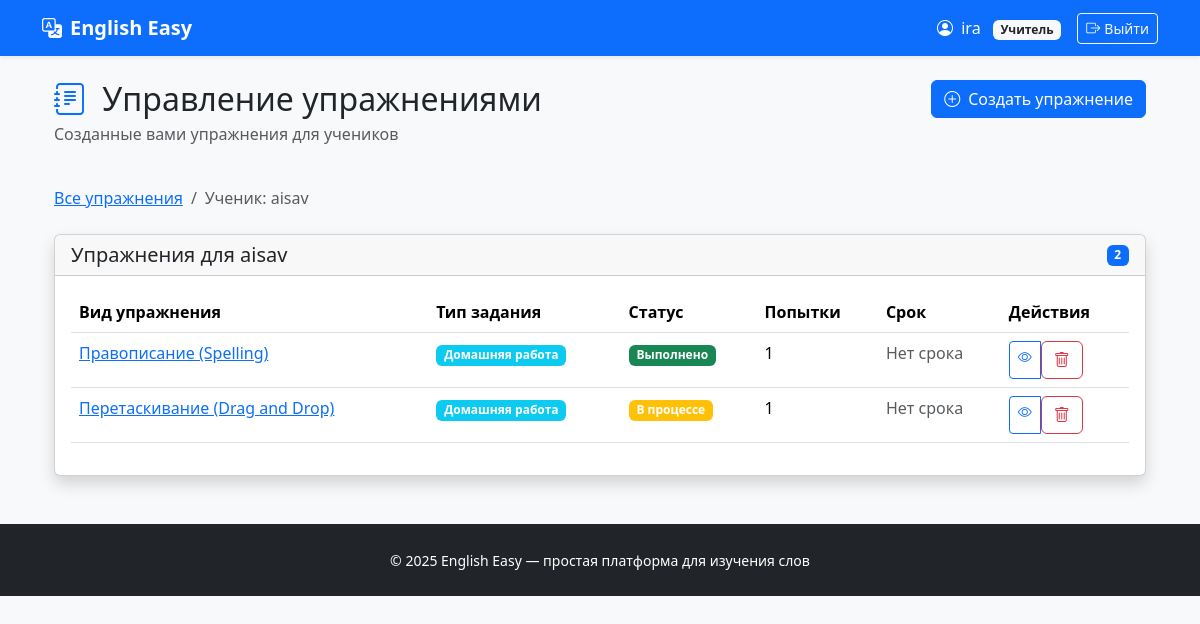
Page /exercises/teacher/1/ (signed in) on the committed database.
### users/models.py (models this page shows, shortened)
class User(AbstractUser):
    ROLE_CHOICES = (
        ('teacher', 'Учитель'),
        ('student', 'Ученик'),
    )
    role = models.CharField(max_length=10, choices=ROLE_CHOICES, default='student')
    def is_teacher(self):
        return self.role == 'teacher'

### exercises/models.py (models this page shows, shortened)
class Exercise(models.Model):
    ASSIGNMENT_TYPE_CHOICES = [
        ('homework', 'Домашняя работа'),
        ('classwork', 'Работа на уроке'),
        ('test', 'Контрольная работа'),
    ]
    STATUS_CHOICES = [
        ('not_started', 'Не начато'),
        ('in_progress', 'В процессе'),
        ('completed', 'Выполнено'),
        ('graded', 'Проверено'),
    ]
    description = models.TextField('Описание', blank=True)
    student = models.ForeignKey(
        settings.AUTH_USER_MODEL,
        on_delete=models.CASCADE,
        related_name='exercises',
        limit_choices_to={'role': 'student'},
        verbose_name='Ученик'
    )
    teacher = models.ForeignKey(
        settings.AUTH_USER_MODEL,
        on_delete=models.CASCADE,
        related_name='created_exercises',
        limit_choices_to={'role': 'teacher'},
        verbose_name='Учитель'
    )
    assignment_type = models.CharField(
        'Тип задания',
        max_length=20,
        choices=ASSIGNMENT_TYPE_CHOICES,
        default='homework'
    )
    status = models.CharField(
        'Статус',
        max_length=20,
        choices=STATUS_CHOICES,
        default='not_started'
    )
    attempts = models.IntegerField('Количество попыток', default=0)
    created_at = models.DateTimeField('Создано', auto_now_add=True)
    updated_at = models.DateTimeField('Обновлено', auto_now=True)
    due_date = models.DateTimeField('Срок выполнения', null=True, blank=True)
    completed_at = models.DateTimeField('Завершено', null=True, blank=True)
    teacher_comment = models.TextField('Комментарий учителя', blank=True)
    exercise_type = models.CharField('Тип упражнения', max_length=50, default='spelling_drag_drop')
    class Meta:
        verbose_name = 'Упражнение'
        verbose_name_plural = 'Упражнения'
        ordering = ['-created_at']
    def get_concrete_exercise(self):
        if self.exercise_type == 'spelling_drag_drop':
            return self.spellingdragdropexercise
        elif self.exercise_type == 'letter_soup':
            return self.lettersoupexercise
        return None

class SpellingDragDropExercise(models.Model):
    EXERCISE_TYPE_CHOICES = [
        ('spelling', 'Правописание (Spelling)'),
        ('drag_and_drop', 'Перетаскивание (Drag and Drop)'),
    ]
    exercise = models.OneToOneField(
        Exercise,
        on_delete=models.CASCADE,
        related_name='spellingdragdropexercise',
        primary_key=True
    )
    type = models.CharField(
        'Тип упражнения',
        max_length=20,
        choices=EXERCISE_TYPE_CHOICES,
        default='spelling'
    )
    pairs = models.JSONField('Пары слов', default=list)
    shuffle_letters = models.BooleanField('Перемешивать буквы', default=True)
    show_hints = models.BooleanField('Показывать подсказки', default=True)
    class Meta:
        verbose_name = 'Spelling/Drag & Drop упражнение'
        verbose_name_plural = 'Spelling/Drag & Drop упражнения'

### exercises/views.py (the view, shortened to what this page needs)
# urls.py: path('teacher/', views.teacher_exercises_list, name='teacher_exercises'),
@login_required
def teacher_exercises_list(request, student_id=None):
    if not request.user.is_teacher():
        return redirect('dashboard:home')
    exercises = Exercise.objects.filter(teacher=request.user)
    if student_id:
        student = get_object_or_404(User, id=student_id, role='student')
        exercises = exercises.filter(student=student)
    else:
        student = None
    students_with_exercises = []
    return render(request, 'exercises/list.html', {
        'exercises': exercises,
        'student': student,
        'students_with_exercises': students_with_exercises,
        'show_student_column': not student_id,
    })

### exercises/templates/exercises/list.html (shortened to what this page needs)
{% extends 'base.html' %}
{% block content %}
    <div class="container-fluid">
        <div class="row mb-4">
            <div class="col">
                <h1 class="h2 mb-1">
                    <i class="bi bi-journal-text text-primary me-2"></i>
                    Управление упражнениями
                </h1>
                <p class="text-muted">Созданные вами упражнения для учеников</p>
            </div>
            <div class="col-auto">
                <a href="{% url 'exercises:create_exercise' %}" class="btn btn-primary">
                    <i class="bi bi-plus-circle me-2"></i>Создать упражнение
                </a>
            </div>
        </div>
        {% if student %}
            <nav aria-label="breadcrumb" class="mb-4">
                <ol class="breadcrumb">
                    <li class="breadcrumb-item">
                        <a href="{% url 'exercises:teacher_exercises' %}">Все упражнения</a>
                    </li>
                    <li class="breadcrumb-item active">
                        Ученик: {{ student.get_full_name|default:student.username }}
                    </li>
                </ol>
            </nav>
        {% endif %}
        {% if students_with_exercises %}
            <div class="row">
                {% for item in students_with_exercises %}
                    <div class="col-md-6 col-lg-4 mb-4">
                        <div class="card h-100 shadow-sm">
                            <div class="card-header bg-light">
                                <h5 class="mb-0">{{ item.student.get_full_name|default:item.student.username }}</h5>
                            </div>
                            <div class="card-body">
                                <div class="mb-3">
                                    <div class="row text-center">
                                        <div class="col-4">
                                            <div class="h3 mb-0">{{ item.count }}</div>
                                            <small class="text-muted">Всего</small>
                                        </div>
                                        <div class="col-4">
                                            <div class="h3 mb-0 text-success">{{ item.completed }}</div>
                                            <small class="text-muted">Выполнено</small>
                                        </div>
                                        <div class="col-4">
                                            <div class="h3 mb-0 text-primary">{{ item.graded }}</div>
                                            <small class="text-muted">Проверено</small>
                                        </div>
                                    </div>
                                </div>
                                {% if item.exercises %}
                                    <div class="list-group list-group-flush">
                                        {% for exercise in item.exercises|slice:":3" %}
                                            <a href="{% url 'exercises:exercise_detail' exercise.id %}"
                                               class="list-group-item list-group-item-action">
                                                <div class="d-flex justify-content-between">
                                                    <span>{{ exercise.get_exercise_type_display }}</span>
                                                    <span class="badge bg-{{ exercise.status }}">
                                                    {{ exercise.get_status_display }}
                                                </span>
                                                </div>
                                            </a>
                                        {% endfor %}
                                    </div>
                                {% else %}
                                    <p class="text-muted text-center py-3">Нет упражнений</p>
                                {% endif %}
                            </div>
                            <div class="card-footer bg-transparent">
                                <a href="{% url 'exercises:teacher_exercises_for_student' item.student.id %}"
                                   class="btn btn-sm btn-outline-primary w-100">
                                    Показать все
                                </a>
                            </div>
                        </div>
                    </div>
                {% endfor %}
            </div>
        {% else %}
            <div class="card shadow">
                <div class="card-header d-flex justify-content-between align-items-center">
                    <h5 class="mb-0">
                        Упражнения для
                        {% if student %}
                            {{ student.get_full_name|default:student.username }}
                        {% else %}
                            всех учеников
                        {% endif %}
                    </h5>
                    <span class="badge bg-primary">{{ exercises.count }}</span>
                </div>
                <div class="card-body">
                    {% if exercises %}
                        <div class="table-responsive">
                            <table class="table table-hover">
                                <thead>
                                <tr>
                                    <th>Вид упражнения</th>
                                    <th>Тип задания</th>
                                    <th>Статус</th>
                                    <th>Попытки</th>
                                    <th>Срок</th>
                                    <th>Действия</th>
                                </tr>
                                </thead>
                                <tbody>
                                {% for exercise in exercises %}
                                    <tr>
                                        <td>
                                            <a href="{% url 'exercises:exercise_detail' exercise.id %}">
                                                {% if exercise.exercise_type == 'spelling_drag_drop' %}
                                                    {% with exercise.get_concrete_exercise as concrete %}
                                                        {{ concrete.get_type_display }}
                                                    {% endwith %}
                                                {% elif exercise.exercise_type == 'letter_soup' %}
                                                    Буквенный суп
                                                {% else %}
                                                    {{ exercise.exercise_type }}
                                                {% endif %}
                                            </a>
                                        </td>
                                        <td>
                                            <span class="badge bg-info">
                                                {{ exercise.get_assignment_type_display }}
                                            </span>
                                        </td>
                                        <td>
                                            <span class="badge bg-{{ exercise.status }}"
                                                  id="status-{{ exercise.id }}">
                                                {{ exercise.get_status_display }}
                                            </span>
                                        </td>
                                        <td>
                                            {{ exercise.attempts }}
                                        </td>
                                        <td>
                                            {% if exercise.due_date %}
                                                {% if exercise.is_overdue %}
                                                    <span class="text-danger">
                                                        {{ exercise.due_date|date:"d.m.Y H:i" }}
                                                    </span>
                                                {% else %}
                                                    {{ exercise.due_date|date:"d.m.Y H:i" }}
                                                {% endif %}
                                            {% else %}
                                                <span class="text-muted">Нет срока</span>
                                            {% endif %}
                                        </td>
                                        <td>
                                            <div class="btn-group btn-group-sm">
                                                <a href="{% url 'exercises:exercise_detail' exercise.id %}"
                                                   class="btn btn-outline-primary" title="Просмотр">
                                                    <i class="bi bi-eye"></i>
                                                </a>
                                                <form method="post"
                                                      action="{% url 'exercises:delete_exercise' exercise.id %}"
                                                      class="d-inline"
                                                      onsubmit="return confirm('Вы уверены, что хотите удалить это упражнение?')">
                                                    <button type="submit"
                                                            class="btn btn-outline-danger"
                                                            title="Удалить">
                                                        <i class="bi bi-trash"></i>
                                                    </button>
                                                </form>
                                            </div>
                                        </td>
                                    </tr>
                                {% endfor %}
                                </tbody>
                            </table>
                        </div>
                    {% endif %}
                </div>
            </div>
        {% endif %}
    </div>
{% endblock %}

### templates/base.html (shortened to what this page needs)
<!DOCTYPE html>
<html lang="ru">
<head>
    <link href="https://cdn.jsdelivr.net/npm/bootstrap@5.3.3/dist/css/bootstrap.min.css" rel="stylesheet">
    <link href="https://cdn.jsdelivr.net/npm/bootstrap-icons@1.11.0/font/bootstrap-icons.css" rel="stylesheet">
</head>
<body>
<nav class="navbar navbar-expand-lg navbar-dark bg-primary shadow-sm">
    <div class="container">
        <a class="navbar-brand fw-bold" href="{% url 'users:home' %}">
            <i class="bi bi-translate me-2"></i>English Easy
        </a>
        <div class="navbar-nav ms-auto align-items-center">
            {% if user.is_authenticated %}
                <span class="text-white me-3">
                    <i class="bi bi-person-circle me-1"></i>
                    {{ user.username }}
                    {% if user.is_teacher %}
                        <span class="badge bg-light text-dark ms-2">Учитель</span>
                    {% else %}
                        <span class="badge bg-success text-white ms-2">Ученик</span>
                    {% endif %}
                </span>
                <form method="post" action="{% url 'users:logout' %}" class="d-inline">
                    <button type="submit" class="btn btn-outline-light btn-sm">
                        <i class="bi bi-box-arrow-right me-1"></i>Выйти
                    </button>
                </form>
            {% else %}
                <a href="{% url 'users:home' %}#login" class="btn btn-outline-light btn-sm">
                    <i class="bi bi-box-arrow-in-right me-1"></i>Вход
                </a>
            {% endif %}
        </div>
    </div>
</nav>
<main class="container mt-4 mb-5">
    {% block content %}
    {% endblock %}
</main>
<footer class="bg-dark text-white py-4 mt-auto">
    <div class="container text-center">
        <small>© 2025 English Easy — простая платформа для изучения слов</small>
    </div>
</footer>
</body>
</html>

### templates/base.html (style rules this page uses)
body { background: #f8f9fa; }
.navbar-brand { font-weight: 800; }

### exercises/templates/exercises/list.html (style rules this page uses)
.bg-in_progress { background-color: #ffc107; }
.bg-completed { background-color: #198754; }

### rows in the picture
User: username "ira"
User: get_full_name "aisav"
Exercise: get_concrete_exercise.type "Правописание (Spelling)", assignment_type "Домашняя работа", status "Выполнено", attempts "1", shows "Нет срока"
Exercise: get_concrete_exercise.type "Перетаскивание (Drag and Drop)", assignment_type "Домашняя работа", status "В процессе", attempts "1", shows "Нет срока"

### other values in the picture
{{ exercises.count }} "2"
